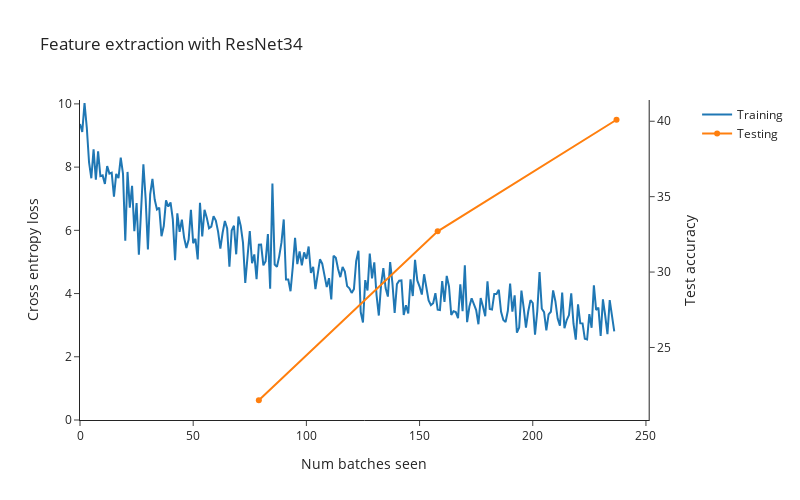

The notebook cell this image was saved under:
### Code cell
plot_train_loss_and_test_accuracy_from_trainer(
    trainer, title="Feature extraction with ResNet34"
)

### Figure 1 — Plotly figure (JSON) as saved in the notebook; plotly's stock layout.template omitted (floating-point values rounded to 4 significant figures; data arrays with more than 128 entries replaced by an {"elided": "..."} marker saying what was removed)
{"data": [{"name": "Training", "type": "scatter", "x": {"elided": "237 int values"}, "xaxis": "x", "y": {"elided": "237 float values"}, "yaxis": "y"}, {"name": "Testing", "type": "scatter", "x": [79, 158, 237], "xaxis": "x", "y": [21.5, 32.7, 40.1], "yaxis": "y2"}], "layout": {"height": 500, "hovermode": "x unified", "title": {"text": "Feature extraction with ResNet34"}, "width": 800, "xaxis": {"anchor": "y", "domain": [0, 0.94], "title": {"text": "Num batches seen"}}, "yaxis": {"anchor": "x", "domain": [0, 1], "range": [0, 10.12], "title": {"text": "Cross entropy loss"}}, "yaxis2": {"anchor": "x", "overlaying": "y", "side": "right", "title": {"text": "Test accuracy"}}}}
